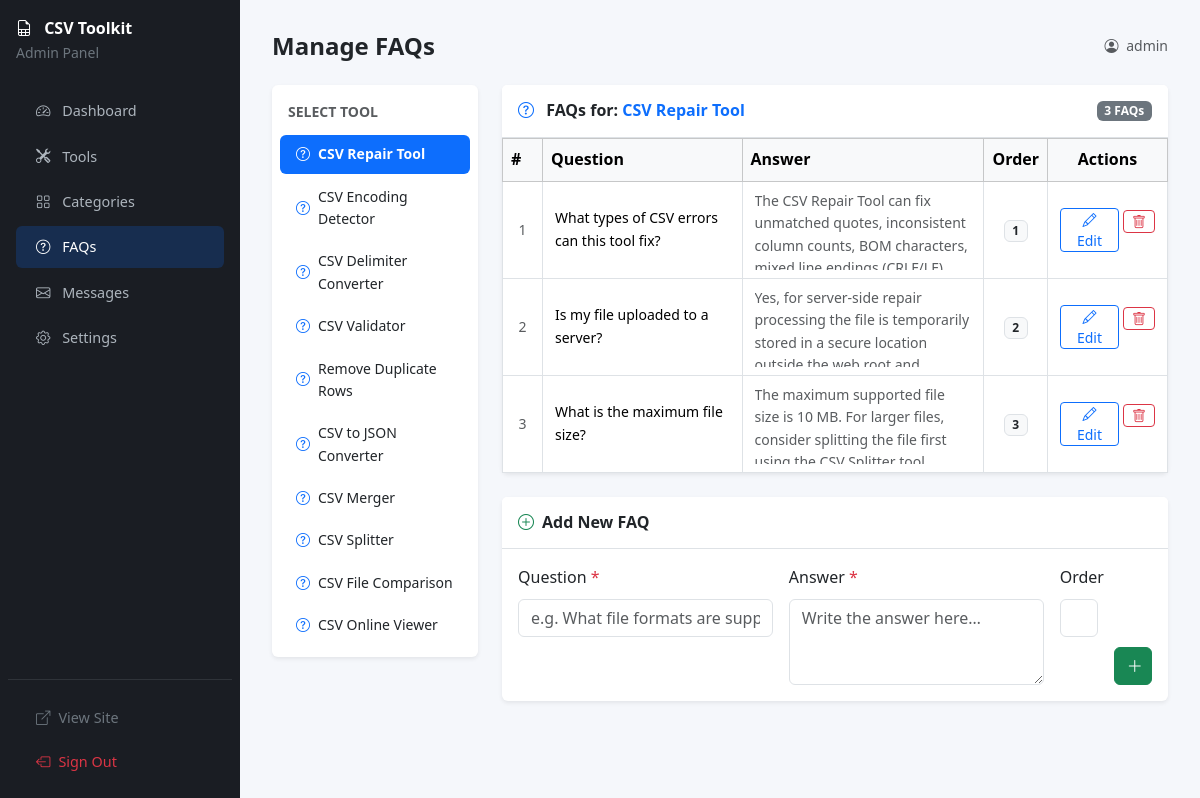
/admin/faqs/ (signed in), run on the app's committed database.
### tables this page shows
CREATE TABLE `tools` (
    `id`               INT UNSIGNED  NOT NULL AUTO_INCREMENT,
    `category_id`      INT UNSIGNED  DEFAULT NULL,
    `name`             VARCHAR(120)  NOT NULL,
    `slug`             VARCHAR(120)  NOT NULL,
    `short_description`VARCHAR(300)  DEFAULT NULL,
    `meta_title`       VARCHAR(160)  DEFAULT NULL,
    `meta_description` VARCHAR(320)  DEFAULT NULL,
    `h1`               VARCHAR(200)  DEFAULT NULL,
    `content`          LONGTEXT,
    `instructions`     TEXT,
    `schema_type`      VARCHAR(50)   DEFAULT 'WebApplication',
    `is_popular`       TINYINT(1)    NOT NULL DEFAULT 0,
    `sort_order`       SMALLINT      NOT NULL DEFAULT 0,
    `status`           TINYINT(1)    NOT NULL DEFAULT 1,
    `created_at`       DATETIME      NOT NULL DEFAULT CURRENT_TIMESTAMP,
    `updated_at`       DATETIME      NOT NULL DEFAULT CURRENT_TIMESTAMP ON UPDATE CURRENT_TIMESTAMP,
    PRIMARY KEY (`id`),
    UNIQUE KEY `uq_tool_slug` (`slug`),
    KEY `idx_category` (`category_id`),
    CONSTRAINT `fk_tool_category` FOREIGN KEY (`category_id`)
        REFERENCES `tool_categories`(`id`) ON DELETE SET NULL ON UPDATE CASCADE
);

CREATE TABLE `tool_faqs` (
    `id`         INT UNSIGNED NOT NULL AUTO_INCREMENT,
    `tool_id`    INT UNSIGNED NOT NULL,
    `question`   VARCHAR(500) NOT NULL,
    `answer`     TEXT         NOT NULL,
    `sort_order` SMALLINT     NOT NULL DEFAULT 0,
    `created_at` DATETIME     NOT NULL DEFAULT CURRENT_TIMESTAMP,
    `updated_at` DATETIME     NOT NULL DEFAULT CURRENT_TIMESTAMP ON UPDATE CURRENT_TIMESTAMP,
    PRIMARY KEY (`id`),
    KEY `idx_faq_tool` (`tool_id`),
    CONSTRAINT `fk_faq_tool` FOREIGN KEY (`tool_id`)
        REFERENCES `tools`(`id`) ON DELETE CASCADE ON UPDATE CASCADE
);

### admin/index.php (called while the page is built, shortened)
<?php
$uri     = trim(parse_url($_SERVER['REQUEST_URI'] ?? '/', PHP_URL_PATH), '/');
$base    = trim(dirname($_SERVER['SCRIPT_NAME'] ?? ''), '/');
if ($base && str_starts_with($uri, $base)) $uri = ltrim(substr($uri, strlen($base)), '/');
$subRoute = ltrim(substr($uri, strlen('admin')), '/');
$subRoute = rtrim($subRoute, '/');
$adminViewMap = [
    'login'      => __DIR__ . '/login.php',
    'logout'     => __DIR__ . '/logout.php',
    'dashboard'  => __DIR__ . '/dashboard.php',
    'tools'      => __DIR__ . '/tools.php',
    'tools/edit' => __DIR__ . '/tools-edit.php',
    'categories' => __DIR__ . '/categories.php',
    'faqs'       => __DIR__ . '/faqs.php',
    'settings'   => __DIR__ . '/settings.php',
    'messages'   => __DIR__ . '/messages.php',
];
$viewFile = $adminViewMap[$subRoute] ?? null;
require_once $viewFile;

### config/database.php (called while the page is built)
<?php
function db(): PDO {
    static $pdo = null;
    if ($pdo !== null) {
        return $pdo;
    }
    $dsn = sprintf(
        'mysql:host=%s;port=%s;dbname=%s;charset=%s',
        DB_HOST, DB_PORT, DB_NAME, DB_CHARSET
    );
    $options = [
        PDO::ATTR_ERRMODE            => PDO::ERRMODE_EXCEPTION,
        PDO::ATTR_DEFAULT_FETCH_MODE => PDO::FETCH_ASSOC,
        PDO::ATTR_EMULATE_PREPARES   => false,
        PDO::MYSQL_ATTR_INIT_COMMAND => "SET NAMES utf8mb4 COLLATE utf8mb4_unicode_ci",
    ];
    try {
        $pdo = new PDO($dsn, DB_USER, DB_PASS, $options);
    } catch (PDOException $e) {
        if (APP_DEBUG) {
            die('Database connection failed: ' . htmlspecialchars($e->getMessage()));
        }
        die('A database error occurred. Please try again later.');
    }
    return $pdo;
}

### includes/functions.php (called while the page is built, shortened)
<?php
function e(string $str): string {
    return htmlspecialchars($str, ENT_QUOTES | ENT_SUBSTITUTE, 'UTF-8');
}
function url(string $path = ''): string {
    return APP_URL . '/' . ltrim($path, '/');
}
function dbFetchAll(string $sql, array $params = []): array {
    $stmt = db()->prepare($sql);
    $stmt->execute($params);
    return $stmt->fetchAll();
}

### admin/faqs.php (the view, shortened to what this page needs)
<?php
$tools        = dbFetchAll('SELECT id, name FROM tools ORDER BY sort_order ASC');
$selectedTool = (int)($_GET['tool_id'] ?? ($tools[0]['id'] ?? 0));
$faqs         = $selectedTool
    ? dbFetchAll('SELECT * FROM tool_faqs WHERE tool_id = ? ORDER BY sort_order ASC', [$selectedTool])
    : [];
$toolName = '';
foreach ($tools as $t) {
    if ((int)$t['id'] === $selectedTool) { $toolName = $t['name']; break; }
}
?>
<div class="row g-4">
    <div class="col-lg-3">
        <div class="card border-0 shadow-sm">
            <div class="card-body p-2">
                <div class="fw-bold small text-uppercase text-muted px-2 py-2 mb-1">Select Tool</div>
                <?php foreach ($tools as $t): ?>
                <a href="<?= url('admin/faqs/?tool_id=' . $t['id']) ?>"
                   class="d-flex align-items-center gap-2 px-3 py-2 rounded text-decoration-none small mb-1
                          <?= (int)$t['id'] === $selectedTool ? 'bg-primary text-white fw-semibold' : 'text-dark hover-bg' ?>">
                    <i class="bi bi-question-circle <?= (int)$t['id'] === $selectedTool ? 'text-white' : 'text-primary' ?>"></i>
                    <?= e($t['name']) ?>
                </a>
                <?php endforeach; ?>
            </div>
        </div>
    </div>
    <div class="col-lg-9">
        <?php if (!$selectedTool): ?>
        <div class="alert alert-info">Please select a tool from the left panel.</div>
        <?php else: ?>
        <div class="card border-0 shadow-sm mb-4">
            <div class="card-header bg-white border-bottom d-flex align-items-center justify-content-between py-3">
                <h2 class="h6 fw-bold mb-0">
                    <i class="bi bi-question-circle me-2 text-primary"></i>
                    FAQs for: <span class="text-primary"><?= e($toolName) ?></span>
                </h2>
                <span class="badge bg-secondary"><?= count($faqs) ?> FAQ<?= count($faqs) !== 1 ? 's' : '' ?></span>
            </div>
            <div class="card-body p-0">
                <?php if (empty($faqs)): ?>
                <div class="text-center text-muted py-5">
                    <i class="bi bi-inbox display-6 d-block mb-2"></i>
                    No FAQs yet for this tool. Add one below.
                </div>
                <?php else: ?>
                <div class="table-responsive">
                    <table class="table table-bordered align-middle mb-0" id="faqTable">
                        <thead class="table-light">
                            <tr>
                                <th style="width:40px">#</th>
                                <th style="width:30%">Question</th>
                                <th>Answer</th>
                                <th style="width:60px" class="text-center">Order</th>
                                <th style="width:120px" class="text-center">Actions</th>
                            </tr>
                        </thead>
                        <tbody>
                        <?php foreach ($faqs as $i => $faq): ?>
                        <tr id="faq-row-<?= (int)$faq['id'] ?>">
                            <td class="text-muted small text-center"><?= $i + 1 ?></td>
                            <td>
                                <div class="faq-view-question fw-medium small"><?= e($faq['question']) ?></div>
                            </td>
                            <td>
                                <div class="faq-view-answer text-muted small"
                                     style="white-space:pre-wrap;max-height:80px;overflow:hidden"><?= e($faq['answer']) ?></div>
                            </td>
                            <td class="text-center">
                                <span class="faq-view-order badge bg-light text-dark border"><?= (int)$faq['sort_order'] ?></span>
                            </td>
                            <td class="text-center">
                                <div class="faq-actions-view d-flex gap-1 justify-content-center">
                                    <button type="button"
                                            class="btn btn-sm btn-outline-primary py-0 px-2 faq-edit-btn"
                                            data-id="<?= (int)$faq['id'] ?>"
                                            title="Edit this FAQ">
                                        <i class="bi bi-pencil"></i> Edit
                                    </button>
                                    <form method="post" class="d-inline"
                                          onsubmit="return confirm('Delete this FAQ?')">
                                        <button type="submit"
                                                class="btn btn-sm btn-outline-danger py-0 px-2"
                                                title="Delete this FAQ">
                                            <i class="bi bi-trash"></i>
                                        </button>
                                    </form>
                                </div>
                            </td>
                        </tr>
                        <?php endforeach; ?>
                        </tbody>
                    </table>
                </div>
                <?php endif; ?>
            </div>
        </div>
        <div class="card border-0 shadow-sm">
            <div class="card-header bg-white border-bottom py-3">
                <h2 class="h6 fw-bold mb-0">
                    <i class="bi bi-plus-circle me-2 text-success"></i>Add New FAQ
                </h2>
            </div>
            <div class="card-body">
                <form method="post" id="addFaqForm">
                    <div class="row g-3">
                        <div class="col-md-5">
                            <label class="form-label fw-medium">Question <span class="text-danger">*</span></label>
                            <input type="text" name="question" id="newQuestion"
                                   class="form-control" placeholder="e.g. What file formats are supported?"
                                   required maxlength="500">
                        </div>
                        <div class="col-md-5">
                            <label class="form-label fw-medium">Answer <span class="text-danger">*</span></label>
                            <textarea name="answer" id="newAnswer" rows="3"
                                      class="form-control" placeholder="Write the answer here…"
                                      required></textarea>
                        </div>
                        <div class="col-md-1">
                            <label class="form-label fw-medium">Order</label>
                            <input type="number" name="sort_order" class="form-control"
                                   value="<?= count($faqs) ?>" min="0" max="999">
                        </div>
                        <div class="col-md-1 d-flex align-items-end">
                            <button type="submit" class="btn btn-success w-100">
                                <i class="bi bi-plus-lg"></i>
                            </button>
                        </div>
                    </div>
                </form>
            </div>
        </div>
        <?php endif; ?>
    </div>
</div>
<?php
require_once __DIR__ . '/layout.php';

### assets/css/main.css (style rules this page uses)
:root { --primary: #0d6efd; --primary-dark: #0a58ca; --secondary: #6c757d; --success: #198754; --warning: #ffc107; --danger: #dc3545; --info: #0dcaf0; --light: #f8f9fa; --dark: #212529; --border-radius: .5rem; --shadow-sm: 0 .125rem .25rem rgba(0,0,0,.075); --shadow: 0 .25rem .75rem rgba(0,0,0,.1); --shadow-lg: 0 .5rem 1.5rem rgba(0,0,0,.15); --font-sans: 'Segoe UI', system-ui, -apple-system, sans-serif; --transition: .2s ease-in-out; }
*, *::before, *::after { box-sizing: border-box; }
html { scroll-behavior: smooth; }
body { font-family: var(--font-sans); color: var(--dark); background: #f5f7fb; line-height: 1.6; }
a { color: var(--primary); text-decoration: none; }

### admin/faqs.php (style rules this page uses)
#faqTable td { vertical-align: middle; padding: .5rem .75rem; }

### data on the page
tools: name "CSV Repair Tool"
tools: name "CSV Encoding Detector"
tools: name "CSV Delimiter Converter"
tools: name "CSV Validator"
tools: name "Remove Duplicate Rows"
tools: name "CSV to JSON Converter"
tools: name "CSV Merger"
tools: name "CSV Splitter"
tools: name "CSV File Comparison"
tools: name "CSV Online Viewer"
tool_faqs: question "What types of CSV errors can this tool fix?", answer "The CSV Repair Tool can fix unmatched quotes, inconsistent column counts, BOM characters,…", sort_order "1"
tool_faqs: question "Is my file uploaded to a server?", answer "Yes, for server-side repair processing the file is temporarily stored in a secure location…", sort_order "2"
tool_faqs: question "What is the maximum file size?", answer "The maximum supported file size is 10 MB. For larger files, consider splitting the file first…", sort_order "3"

### other printed values
$item['label'] "Dashboard"
$item['label'] "Tools"
$item['label'] "Categories"
$item['label'] "FAQs"
$item['label'] "Messages"
$item['label'] "Settings"
$pageTitle "Manage FAQs"
currentAdmin() "admin"
count($faqs) "3"
